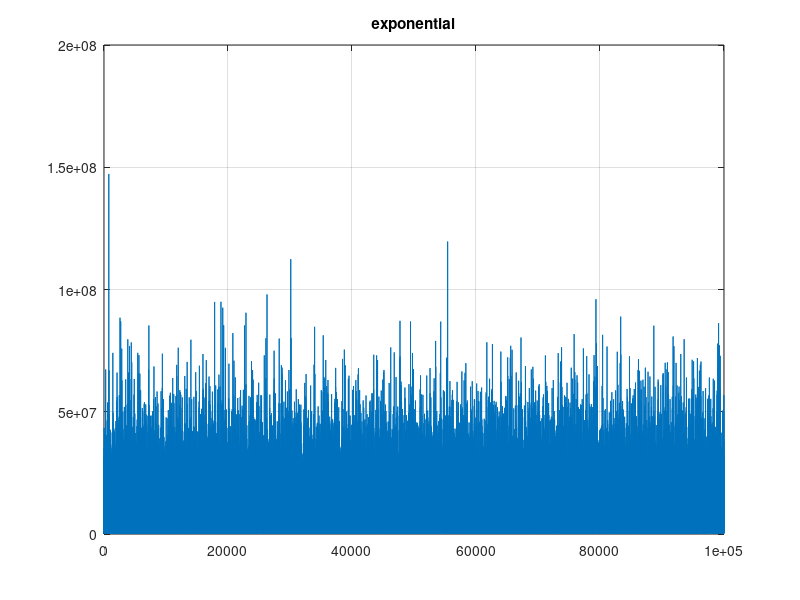
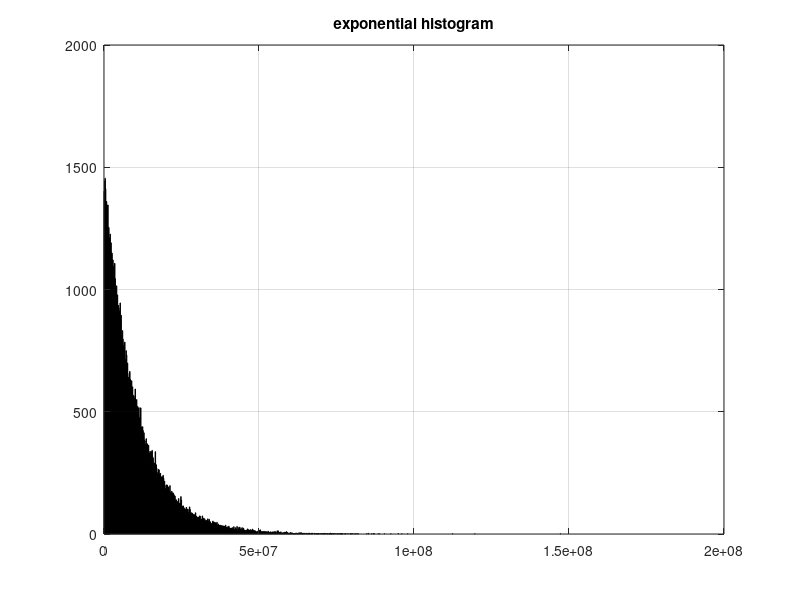

MATLAB code to generate these figures, in order:
% Clean all 
close all;
clear all;
clc;

function retval = normal_delay (r,c)
  disp("===== normal_delay =====" );
  
  if (c < 1000)
        error ("Low sample number, limit is 1k!");
  endif
  retval = stdnormal_rnd(r,c); % (mean = 0, standard deviation = 1)
  figure;
  clf();
  plot(retval);
  title ("normal");        
  grid on;

  figure;
  clf();
  hist(retval,fix([c*0.01]));
  title ("normal histogram");      
  grid on;
  
  disp(mean(retval));
  disp("===== normal_delay end =====");
    
endfunction


function retval = uniform_delay (start,finish,r,c)
  disp("===== uniform_delay =====" );
  
  if (c < 1000)
        error ("Low sample number, limit is 1k!");
  endif
  retval = unifrnd(start,finish,r,c);
  figure;
  clf();
  plot(retval);
  title ("uniform");    
  grid on;

  figure;
  clf();
  hist(retval,fix([c*0.01]));
  title ("uniform histogram");    
  grid on;
  
  disp(mean(retval));
  disp("===== uniform_delay end =====");
    
endfunction



function retval = exponential_delay (lambda,r,c)
  disp("===== exponential_delay =====" );
  
  if (c < 1000)
        error ("Low sample number, limit is 1k!");
  endif
  retval = exprnd(lambda,r,c);
  figure;
  clf();
  plot(retval);
  title ("exponential");  
  grid on;

  figure;
  clf();
  hist(retval,fix([c*0.01]));
  title ("exponential histogram");  
  grid on;
  
  disp(mean(retval));
  disp("===== exponential_delay end =====");
    
endfunction


function retval = poisson_delay (lambda,r,c)
  disp("===== poisson_delay =====" );
  
  if (c < 1000)
        error ("Low sample number, limit is 1k!");
  endif
  retval = poissrnd(lambda,r,c);
  figure;
  clf();
  plot(retval);
  title ("poisson")
  grid on;

  figure;
  clf();
  hist(retval,fix([c*0.01]));
  title ("poisson histogram")
  grid on;
  
  disp(mean(retval));
  disp("===== poisson_delay end =====");
    
endfunction


function retval = pareto_delay (shape,scale,r,c)
  disp("===== pareto_delay =====" );
  
  if (c < 1000)
        error ("Low sample number, limit is 1k!");
  endif
  
  inputArray = power(1 - rand(r,c),-1);
  
  inputArray = power(inputArray,1/scale);
  
  res = inputArray * shape;
  
  figure;
  clf();
  plot(res);
  title ("pareto");
  grid on;

  figure;
  clf();
  hist(res,fix([c*0.01]));
  title ("pareto histogram");
  grid on;
  
  disp(mean(res));
  disp("===== pareto_delay end =====");
    
endfunction

function retval = paretoXm_delay (shape,scale,r,c)
  disp("===== paretoXmin_delay =====" );
  
  if (c < 10)
        error ("Low sample number, limit is 1k!");
  endif
  


  inArr = rand(r,c);
  inArr
  inArr = power(inArr,shape+1);
  inArr = power(inArr, -1);
  f = shape * power(scale,shape);  
  res = f * inArr;
  
  figure;
  clf();
  plot(res);
  title ("pareto Xmin");
  grid on;

  figure;
  clf();
  hist(res,fix([c*0.01]));
  title ("pareto Xmin histogram");
  grid on;
  
  disp(mean(res));
  disp("===== paretoXmin_delay end =====");
    
endfunction


disp("%%%%%%%%%%%%%%%%%%%%%%%%%%%%%%" );
disp("===== Simulation Example =====" );
disp("%%%%%%%%%%%%%%%%%%%%%%%%%%%%%%" );

Samples = 100000;

%norm = normal_delay     (1,Samples);
%pause(2);
%uniform_delay    (1,10,1,Samples);
%pause(2);
exponential_delay(10000000.0,1,Samples); % λ > 0
%pause(2);
%poisson_delay    (10.0,1,Samples); % λ > 0
%pause(2);
%pareto_delay     (600,1000000,1,Samples); % (shape,scale,r,c)
%pause(2);
%parexm = paretoXm_delay     (6000000,1000000,1,Samples); % (shape,scale,r,c)
pause(2);


disp("%%%%%%%%%%%%%%%%%%%%%%%%%%%%%%" );
disp(" == Simulation Example End == " );
disp("%%%%%%%%%%%%%%%%%%%%%%%%%%%%%%" );



